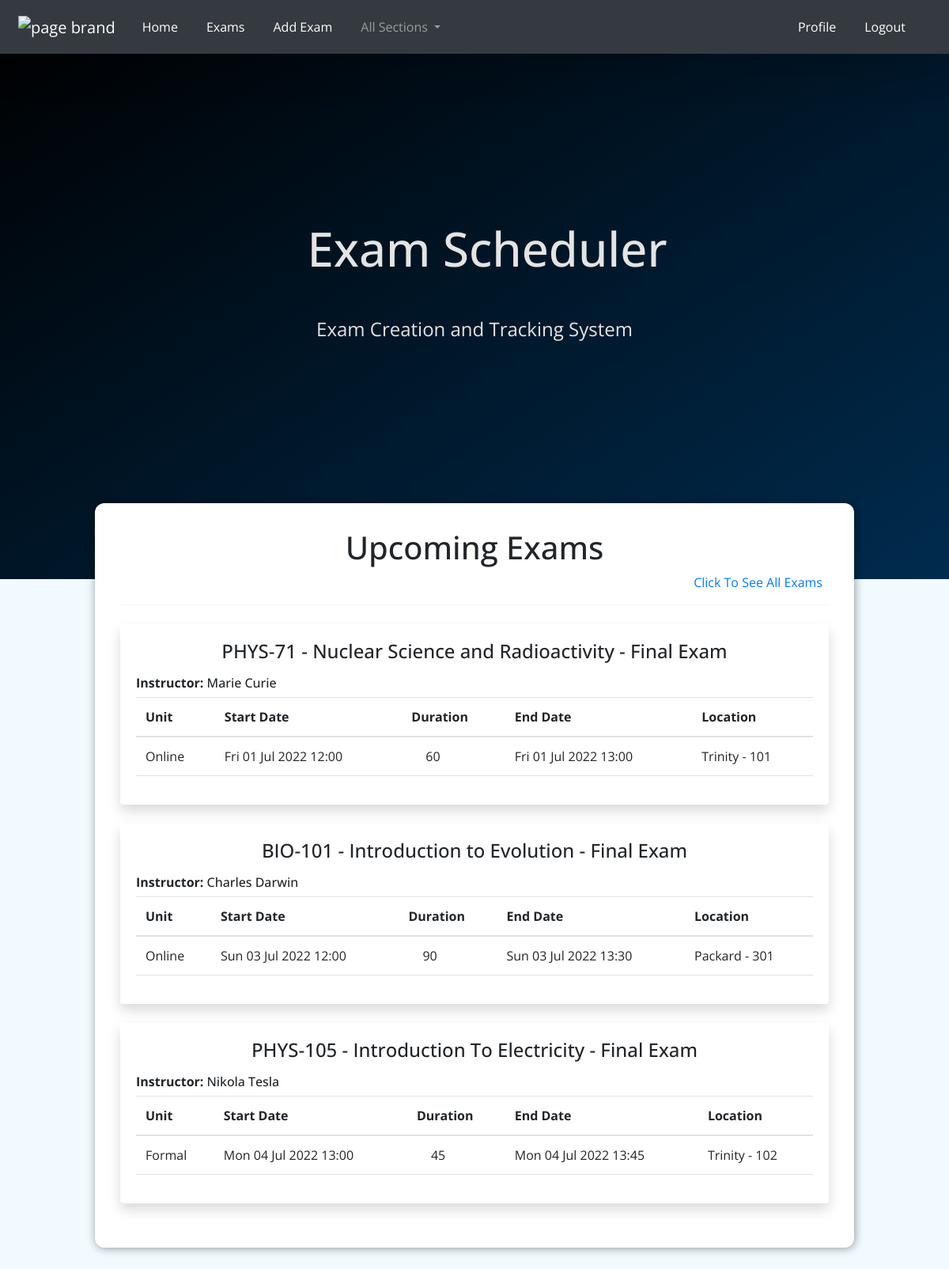
Page / (signed in) on the committed database.
### exam/models.py (models this page shows, shortened)
class Exam(models.Model):
    exam_type = models.CharField(max_length=50,
                                 choices=[('Midterm', 'Midterm',), ('Final', 'Final', ), ('Make-up', 'Make-up',)])
    course = models.ForeignKey(
        Course, on_delete=models.CASCADE, related_name="exams")
    unit = models.ForeignKey(
        Unit, on_delete=models.CASCADE, related_name="exams")
    start_date = models.DateTimeField()
    duration = models.IntegerField(null=True)
    end_date = models.DateTimeField(blank=True, null=True, editable=False)
    location = models.ForeignKey(
        Classroom, on_delete=models.SET_NULL, null=True, related_name="exams")
    class Meta:
        models.UniqueConstraint(
            fields=['start_date', 'location'], name="Date and Location")
        models.UniqueConstraint(fields=['course', 'exam_type', 'unit'], name="Course, Type, Unit")

### university/models.py (models this page shows, shortened)
class Course(models.Model):
    course_code = models.CharField(max_length=50, unique=True)
    course_name = models.CharField(max_length=150, unique=True)
    unit = models.ManyToManyField(Unit, related_name="courses")
    department = models.ForeignKey(
        Department, on_delete=models.SET_NULL, null=True, related_name="courses")
    instructor = models.ForeignKey(
        Instructor, on_delete=models.SET_NULL, null=True, related_name="courses")
    slug = models.SlugField(max_length=100, blank=True, editable=False)
    def __str__(self):
        return self.course_name

class Unit(models.Model):
    unit = models.CharField(max_length=30, unique=True)
    slug = models.SlugField(max_length=100, blank=True, editable=False)
    def __str__(self):
        return self.unit

class Classroom(models.Model):
    class_code = models.CharField(max_length=30, unique=True)
    capacity = models.IntegerField(validators=[MinValueValidator(30)])
    building = models.ForeignKey(
        Building, on_delete=models.SET_NULL, null=True, related_name="classes")
    def __str__(self):
        return f'{self.building} - {self.class_code} '

class Building(models.Model):
    building = models.CharField(max_length=150, unique=True)
    address = models.OneToOneField(Address, on_delete=models.CASCADE, related_name="address")
    image = models.ImageField(upload_to="building_images")
    slug = models.SlugField(max_length=100, blank=True, editable=False)
    def __str__(self):
        return self.building

### instructor/models.py (models this page shows, shortened)
class Instructor(AbstractBaseUser):
    email = models.EmailField(verbose_name="email", max_length=90, unique=True)
    first_name = models.CharField(verbose_name="first name", max_length=200)
    last_name = models.CharField(verbose_name="last name", max_length=200)
    department = models.ForeignKey("university.Department", on_delete=models.SET_NULL,
                                   null=True, default="", blank=True, verbose_name="department")
    phone = models.CharField(verbose_name="phone", max_length=20)
    date_joined = models.DateTimeField(
        verbose_name="date joined", auto_now_add=True)
    last_login = models.DateTimeField(
        verbose_name="last login", auto_now=True)
    is_instructor = models.BooleanField(default=False, blank=True, null=True)
    is_admin = models.BooleanField(default=False)
    is_active = models.BooleanField(default=True)
    is_staff = models.BooleanField(default=False)
    is_superuser = models.BooleanField(default=False)
    profile_image = models.ImageField(
        upload_to="profile_images", blank=True, null=True, default="/default_images/default_profile.png")
    objects = MyAccountManager()
    USERNAME_FIELD = 'email'
    REQUIRED_FIELDS = ['first_name', 'last_name']
    def full_name(self):
        return f'{self.first_name} {self.last_name}'
    def get_absolute_url(self):
        return reverse("profile", args=[self.id])
    def __str__(self):
        return self.full_name()

### exam/views.py (the view)
# urls.py: path('', views.home_page, name="home"),
def home_page(request):
    context = {}
    user = request.user
    if user.is_authenticated:
        exams = Exam.objects.all().order_by("start_date")[:3]
        context['user'] = user
        context['exams'] = exams
        return render(request, 'exam/home_page.html', context)
    else:
        return redirect('/login')

### exam/templates/exam/home_page.html (shortened to what this page needs)
{% extends 'base.html' %} {% load static %} {% block title %}Home Page{% endblock %}
{% block links %}
<link rel="stylesheet" href="{% static 'exam/home_page.css' %}" />
{% endblock %}
{% block content %}
<section id="welcome">
	<header>
		<h1>Exam Scheduler</h1>
	</header>
	<p>Exam Creation and Tracking System</p>
</section>
<section id="latest-exams">
	<h2>Upcoming Exams</h2>
	<div class="d-flex justify-content-end m-2">
		<a class="" href="{% url 'exam-list-page' %}">
			Click To See All Exams
		</a>
	</div>
	<hr>
	{% if exams %}
	{% for exam in exams %}
	{% include 'exam/includes/exam_list_item.html' %}
{% endfor %}
	{% else %}
	<p class='text-center'>No upcoming exam</p>
	{% endif %}
</section>
{% endblock %}

### exam/templates/exam/includes/exam_list_item.html (shortened to what this page needs)
<div class="card-body mt-4 mb-4 shadow rounded bg-white">
	<h5 class="card-title text-center" id="exam-card-title">
		{{ exam.course.course_code }} - {{ exam.course }} - {{ exam.exam_type }}
		Exam
	</h5>
	<h6 >
		<p class="mb-2 float-left">
		<span class="font-weight-bold">
			Instructor: </span>{{ exam.course.instructor | capfirst }}
		</p>
	</h6>
		<table id="exam-table" class="table">
			<thead>
				<tr>
					<th scope="col">Unit</th>
					<th scope="col">Start Date</th>
					<th scope="col">Duration</th>
					<th scope="col">End Date</th>
					<th scope="col">Location</th>
				</tr>
			</thead>
			<tbody>
				<tr>
					<td>{{ exam.unit }}</td>
					<td>
						<time>{{ exam.start_date |date:"D d M Y H:i" }}</time>
					</td>
					<td id="duration">{{exam.duration}}</td>
					<td>
						<time>{{exam.end_date |date:"D d M Y H:i"}}</time>
					</td>
					<td>{{ exam.location }}</td>
				</tr>
			</tbody>
		</table>
</div>

### static/style/base.css (style rules this page uses)
* { font-family: "Open Sans", "Lato", sans-serif; }
.body { background-color: rgb(241, 251, 255); }
#duration { padding-left: 30px; }

### exam/static/exam/home_page.css (style rules this page uses)
#welcome { background: linear-gradient(to right bottom, #000000, #002b4e); padding: 6rem 12%; text-align: center; padding-bottom: 250px; width: 100%; color: #e4e4e4; padding-top: 230px; }
#welcome header { margin: 3rem auto; }
.card-title { font-size: x-large; }
#welcome h1 { font-size: 3.75rem; margin: 0 0 0 2rem; width: 10rem; display: inline; }
#welcome p { text-align: center; font-size: 1.5rem; }
#latest-exams { background-color: white; padding: 2rem; border-radius: 12px; width: 60rem; margin: -6rem auto 2rem auto; box-shadow: 1px 1px 12px rgba(0, 0, 0, 0.4); border: none; }
#latest-exams h2 { text-align: center; font-size: 250%; }

### rows in the picture
Exam: course.course_code "PHYS-71", course "Nuclear Science and Radioactivity", exam_type "Final", course.instructor "Marie Curie", unit "Online", start_date "Fri 01 Jul 2022 12:00", duration "60", end_date "Fri 01 Jul 2022 13:00", location "Trinity - 101"
Exam: course.course_code "BIO-101", course "Introduction to Evolution", exam_type "Final", course.instructor "Charles Darwin", unit "Online", start_date "Sun 03 Jul 2022 12:00", duration "90", end_date "Sun 03 Jul 2022 13:30", location "Packard - 301"
Exam: course.course_code "PHYS-105", course "Introduction To Electricity", exam_type "Final", course.instructor "Nikola Tesla", unit "Formal", start_date "Mon 04 Jul 2022 13:00", duration "45", end_date "Mon 04 Jul 2022 13:45", location "Trinity - 102"
